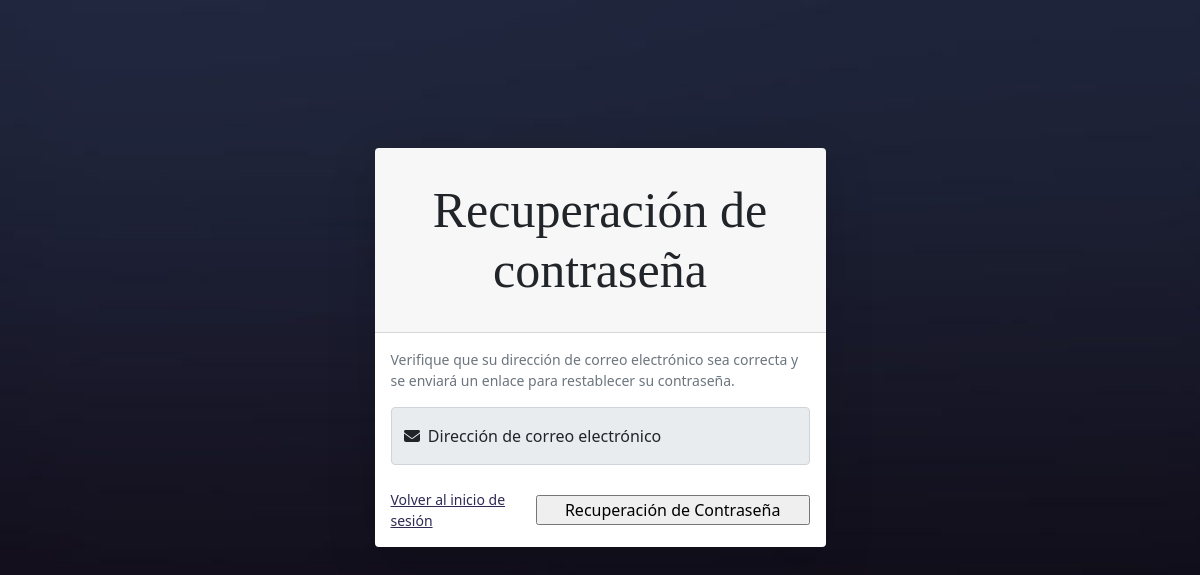
The page /Login/recuperacion_correo.php?user=ANNER on the database as committed earlier.
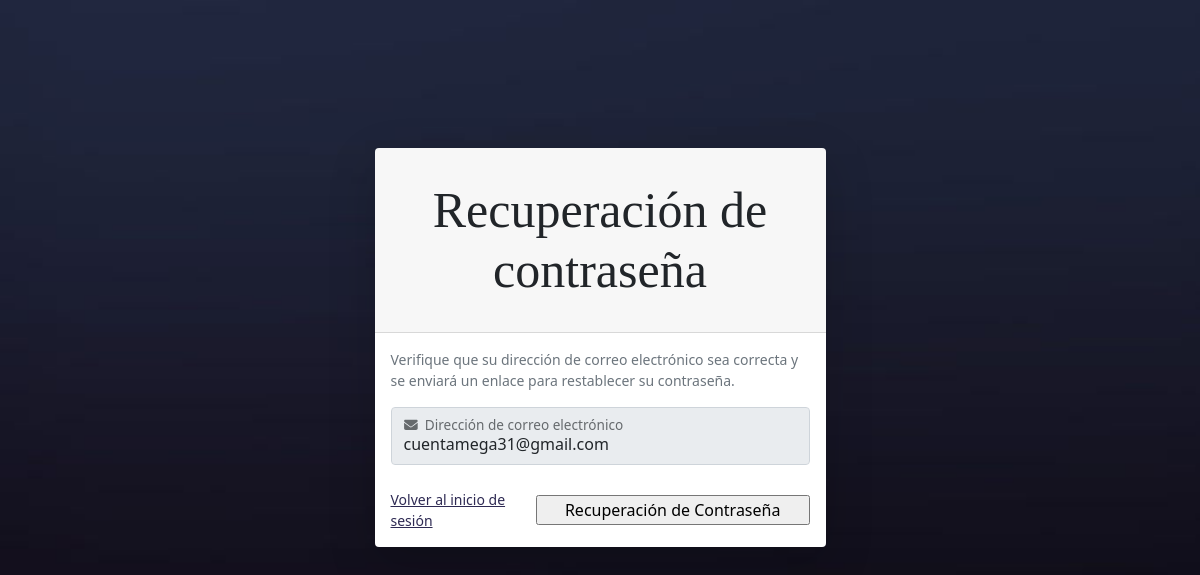
The same page on the database as committed later.
### tables this page shows
CREATE TABLE `tbl_usuario` (
  `id_usuario` int(11) NOT NULL AUTO_INCREMENT,
  `nombre` varchar(100) NOT NULL,
  `correo` varchar(100) NOT NULL,
  `usuario` varchar(20) NOT NULL,
  `clave` varchar(50) NOT NULL,
  `id_rol` int(11) NOT NULL,
  `fecha_ultima_conexion` timestamp NOT NULL DEFAULT current_timestamp() ON UPDATE current_timestamp(),
  `preguntas_contestadas` int(11) NOT NULL,
  `primer_ingreso` int(11) NOT NULL,
  `fecha_vencimiento` date NOT NULL,
  `id_estado` int(11) NOT NULL,
  `id_empleado` int(11) NOT NULL,
  PRIMARY KEY (`id_usuario`),
  KEY `id_rol` (`id_rol`),
  KEY `estado` (`id_estado`),
  KEY `id_empleado` (`id_empleado`),
  CONSTRAINT `tbl_usuario_ibfk_1` FOREIGN KEY (`id_estado`) REFERENCES `tbl_estado` (`id_estado`),
  CONSTRAINT `tbl_usuario_ibfk_2` FOREIGN KEY (`id_rol`) REFERENCES `tbl_roles` (`id_rol`)
);

### controladores/controladorLogin.php (called while the page is built, shortened)
<?php
include_once '../modelos/modelo_login.php';
function verificarCorreosUsuarios($user)
{
    $modeloUsuario = new Usuario();
    return $modeloUsuario->verificarCorreoUsuario($user);
}

### config/conex.php (called while the page is built, shortened)
<?php
     function getConexion()
    {
        $db = new PDO('mysql:host=localhost:3306;dbname=bd_inversiones_garcia', 'root', '');
        return $db;
    }
?>

### modelos/modelo_login.php (called while the page is built, shortened)
<?php
require_once '../config/conex.php';
class Usuario
{
    private $db;
    private $usuario;
    public function __construct()
    {
        $this->usuario = array();
    }
    private function setNames()
    {
        return $this->db->query("SET NAMES 'utf8'");
    }
    public function verificarCorreoUsuario($username)
    {
        $this->db = getConexion();
        self::setNames();
        $sql = "SELECT * FROM tbl_usuario WHERE usuario = '$username'";
        $resultado = $this->db->query($sql);
        foreach ($resultado as $resp) {
            $this->usuario[] = $resp;
        }
        return $this->usuario;
        $this->db = null;
    }
}

### Login/recuperacion_correo.php (the view, shortened to what this page needs)
<?php
include_once '../controladores/controladorLogin.php';
$usuarioverificado = $_GET["user"];
?>
<!DOCTYPE html>
<html lang="en">
<head>
    <link href="css/styles.css" rel="stylesheet" />
    <link rel="stylesheet" href="../dist/css/styles.css">
</head>
<body class="bg-primary">
    <div id="layoutAuthentication" style="margin-top: -200px;">
        <div id="layoutAuthentication_content">
            <main>
                <div class="container" style="margin-top: 300px;">
                    <div class="row justify-content-center">
                        <div class="col-lg-5">
                            <div class="card shadow-lg border-0 rounded-lg mt-5">
                                <div class="card-header">
                                    <h3 class="text-center font-weight-light my-4">Recuperación de contraseña</h3>
                                </div>
                                <div class="card-body">
                                    <div class="small mb-3 text-muted">Verifique que su dirección de correo electrónico sea correcta y se enviará un enlace para restablecer su contraseña.</div>
                                    <form class="needs-validation" method="post" novalidate>
                                        <div class="form-floating mb-3">
                                            <input class="form-control" id="Email" name="Email" readonly value="<?php echo verificarCorreosUsuarios($usuarioverificado)[0]['correo'];?>" type="email" placeholder="name@example.com" required pattern="[a-zA-Z0-9!#$%&'_+-]([\.]?[a-zA-Z0-9!#$%&'_+-])+@[a-zA-Z0-9]([^@&%$\/()=?¿!.,:;]|\d)+[a-zA-Z0-9][\.][a-zA-Z]{2,4}([\.][a-zA-Z]{2})?" />
                                            <label for="inputEmail"><i class="fas fa-envelope icon"></i>&nbsp; Dirección de correo electrónico</label>
                                        </div>
                                        <div class="d-flex align-items-center justify-content-between mt-4 mb-0">
                                            <a class="small" style="color: rgb(46, 42, 83)" href="../index.php">Volver al inicio de sesión</a>
                                            <input type="submit" class="button2" style="width: 300px" value="Recuperación de Contraseña">
                                        </div>
                                    </form>
                                </div>
                            </div>
                        </div>
                    </div>
                </div>
            </main>
        </div>
    </div>
</body>
</html>

Rows that differ between the two databases and show on the page:
added tbl_usuario: Email "cuentamega31@gmail.com"
